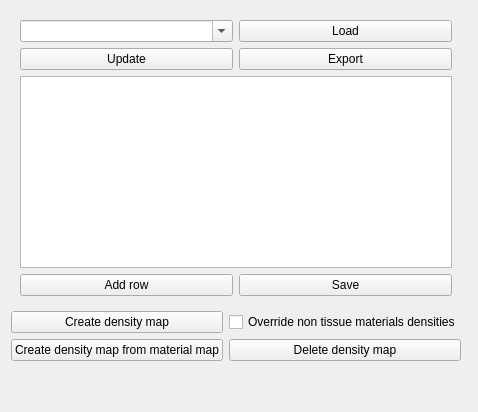
          <widget class="QWidget" name="density_map_tab">
           <attribute name="title">
            <string>Density Map</string>
           </attribute>
           <layout class="QGridLayout" name="gridLayout_58" rowstretch="6,2,2,0" columnstretch="1,1,6">
            <item row="0" column="0" colspan="2">
             <widget class="QWidget" name="ct_cal_input" native="true">
              <layout class="QGridLayout" name="gridLayout_57">
               <item row="1" column="0">
                <widget class="QPushButton" name="save_changes_ct_cal">
                 <property name="text">
                  <string>Update</string>
                 </property>
                </widget>
               </item>
               <item row="2" column="0" colspan="2">
                <widget class="QTableWidget" name="ct_cal_table"/>
               </item>
               <item row="1" column="1">
                <widget class="QPushButton" name="Export_ct_cal">
                 <property name="text">
                  <string>Export</string>
                 </property>
                </widget>
               </item>
               <item row="0" column="1">
                <widget class="QPushButton" name="load_ct_cal">
                 <property name="text">
                  <string>Load</string>
                 </property>
                </widget>
               </item>
               <item row="3" column="1">
                <widget class="QPushButton" name="ct_cal_save_copy">
                 <property name="text">
                  <string>Save</string>
                 </property>
                </widget>
               </item>
               <item row="0" column="0">
                <widget class="QComboBox" name="ct_cal_list">
                 <property name="editable">
                  <bool>true</bool>
                 </property>
                </widget>
               </item>
               <item row="3" column="0">
                <widget class="QPushButton" name="ct_cal_add_row">
                 <property name="text">
                  <string>Add row</string>
                 </property>
                </widget>
               </item>
              </layout>
             </widget>
            </item>
            <item row="0" column="2">
             <widget class="QWidget" name="ct_cal_plot" native="true"/>
            </item>
            <item row="1" column="0">
             <widget class="QPushButton" name="create_density_map">
              <property name="text">
               <string>Create density map</string>
              </property>
             </widget>
            </item>
            <item row="2" column="0">
             <widget class="QPushButton" name="create_density_map__from_mat_map">
              <property name="text">
               <string>Create density map from material map</string>
              </property>
             </widget>
            </item>
            <item row="3" column="0">
             <spacer name="vspacer_ct_cal">
              <property name="orientation">
               <enum>Qt::Vertical</enum>
              </property>
              <property name="sizeHint" stdset="0">
               <size>
                <width>20</width>
                <height>40</height>
               </size>
              </property>
             </spacer>
            </item>
            <item row="2" column="1">
             <widget class="QPushButton" name="delete_density_map">
              <property name="text">
               <string>Delete density map</string>
              </property>
             </widget>
            </item>
            <item row="1" column="1">
             <widget class="QCheckBox" name="override_no_tissue">
              <property name="text">
               <string>Override non tissue materials densities</string>
              </property>
             </widget>
            </item>
           </layout>
          </widget>
